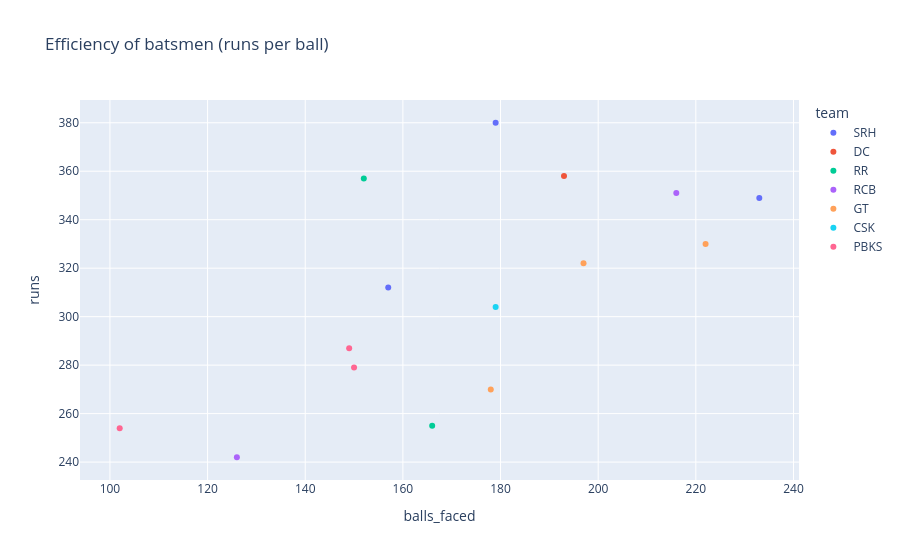

Here is the notebook cell this chart was saved with:
### Code cell
fig=px.scatter(df, x="balls_faced", y="runs", color="team", title=("Efficiency of batsmen (runs per ball)"))
fig.show()

### Figure 1 — Plotly figure (JSON) as saved in the notebook; plotly's stock layout.template omitted (floating-point values rounded to 4 significant figures)
{"data": [{"hovertemplate": "team=SRH<br>balls_faced=%{x}<br>runs=%{y}<extra></extra>", "legendgroup": "SRH", "marker": {"color": "#636efa", "symbol": "circle"}, "mode": "markers", "name": "SRH", "orientation": "v", "showlegend": true, "type": "scatter", "x": [179, 233, 157], "xaxis": "x", "y": [380, 349, 312], "yaxis": "y"}, {"hovertemplate": "team=DC<br>balls_faced=%{x}<br>runs=%{y}<extra></extra>", "legendgroup": "DC", "marker": {"color": "#EF553B", "symbol": "circle"}, "mode": "markers", "name": "DC", "orientation": "v", "showlegend": true, "type": "scatter", "x": [193], "xaxis": "x", "y": [358], "yaxis": "y"}, {"hovertemplate": "team=RR<br>balls_faced=%{x}<br>runs=%{y}<extra></extra>", "legendgroup": "RR", "marker": {"color": "#00cc96", "symbol": "circle"}, "mode": "markers", "name": "RR", "orientation": "v", "showlegend": true, "type": "scatter", "x": [152, 166], "xaxis": "x", "y": [357, 255], "yaxis": "y"}, {"hovertemplate": "team=RCB<br>balls_faced=%{x}<br>runs=%{y}<extra></extra>", "legendgroup": "RCB", "marker": {"color": "#ab63fa", "symbol": "circle"}, "mode": "markers", "name": "RCB", "orientation": "v", "showlegend": true, "type": "scatter", "x": [216, 126], "xaxis": "x", "y": [351, 242], "yaxis": "y"}, {"hovertemplate": "team=GT<br>balls_faced=%{x}<br>runs=%{y}<extra></extra>", "legendgroup": "GT", "marker": {"color": "#FFA15A", "symbol": "circle"}, "mode": "markers", "name": "GT", "orientation": "v", "showlegend": true, "type": "scatter", "x": [222, 197, 178], "xaxis": "x", "y": [330, 322, 270], "yaxis": "y"}, {"hovertemplate": "team=CSK<br>balls_faced=%{x}<br>runs=%{y}<extra></extra>", "legendgroup": "CSK", "marker": {"color": "#19d3f3", "symbol": "circle"}, "mode": "markers", "name": "CSK", "orientation": "v", "showlegend": true, "type": "scatter", "x": [179], "xaxis": "x", "y": [304], "yaxis": "y"}, {"hovertemplate": "team=PBKS<br>balls_faced=%{x}<br>runs=%{y}<extra></extra>", "legendgroup": "PBKS", "marker": {"color": "#FF6692", "symbol": "circle"}, "mode": "markers", "name": "PBKS", "orientation": "v", "showlegend": true, "type": "scatter", "x": [149, 150, 102], "xaxis": "x", "y": [287, 279, 254], "yaxis": "y"}], "layout": {"legend": {"title": {"text": "team"}, "tracegroupgap": 0}, "title": {"text": "Efficiency of batsmen (runs per ball)"}, "xaxis": {"anchor": "y", "domain": [0, 1], "title": {"text": "balls_faced"}}, "yaxis": {"anchor": "x", "domain": [0, 1], "title": {"text": "runs"}}}}
